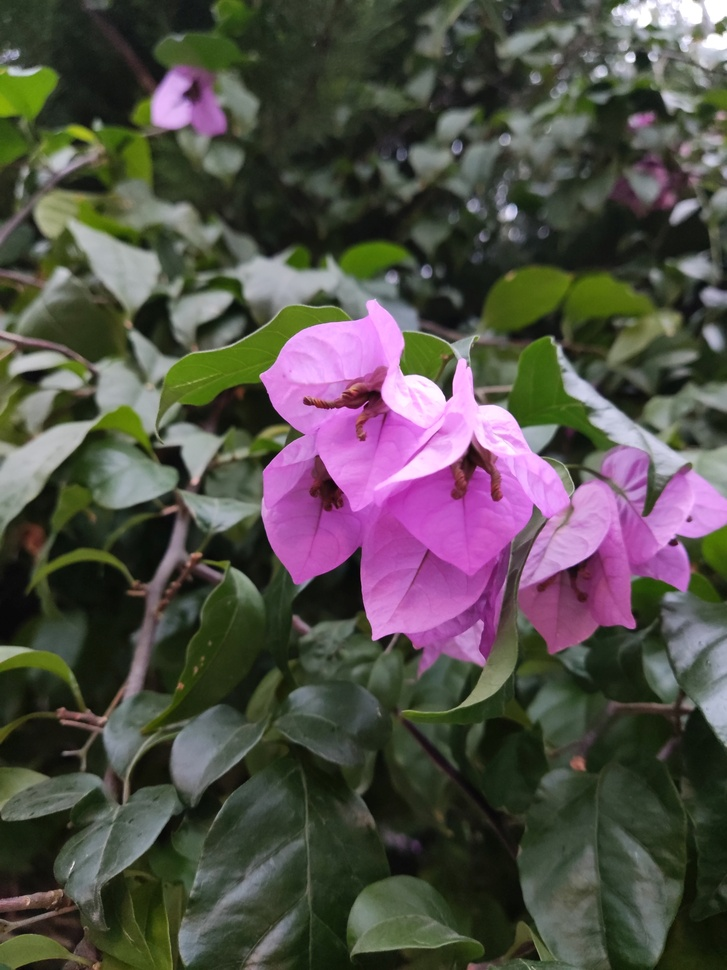
#> input picture test/data/enhancement/Flowers.jpg, 727 x 970 px, shrunk from 1500 x 2000 before the run
$ python color_changer.py
#> lines starting #> are read from the running program, lines starting #| are printed output that depends on the picture; after the words box and inside, x2 and y2 are one past the last pixel; in counts of white or black regions, pixels touching at a corner belong together
### enhancement/colors.py
import numpy as np


def change_color(hsv_img, input_color_range, output_color):
    h = hsv_img[:, :, 0]
    ''' taking the position of all pixels having the given color '''
    color_mask = np.logical_and(h >= input_color_range[0], h <= input_color_range[1])
    ''' changing color '''
    h[color_mask] = output_color
    ''' returning positions '''
    return color_mask

### enhancement/filters.py
import numpy as np
import cv2
from scipy import signal
import math


def apply_excluded_boxFilter_lib(img, filter_size, exclude_mask):
    '''  copying pixels that are not going to be filtered '''
    excluded_pixels = img[exclude_mask].copy()
    '''  creating the box filter '''
    filter = np.ones(filter_size) / (filter_size[0] * filter_size[1])
    '''  applying filter on image '''
    result = cv2.filter2D(img, -1, filter)
    ''' changing back the pixels we have copied '''
    result[exclude_mask] = excluded_pixels
    return result


# [65 lines left out: functions convolve_colors, gaussianKernel, kernel_img, laplacian, ideal_highpass_filter, apply_fourier_mul and 1 more, not called in this run]

### test/color_changer.py
import numpy as np
import cv2
import matplotlib.pyplot as plt
from enhancement import colors, filters

'''  input and output paths  '''
input_path = 'data/enhancement/Flowers.jpg'
output_path = 'outputs/color_changer_res.jpg'

''' Defining Color ranges in HSV space '''
pink_range = np.array([130, 180])
yellow_color = 25

'''   Reading image from local drive  '''
img = cv2.imread(input_path)
#> img is the input picture: shape (970, 727, 3); mean B, G, R 73.7, 79, 83

'''  Converting image from BGR to HSV , in order to work on H channel  '''
hsv_img = cv2.cvtColor(img, cv2.COLOR_BGR2HSV)
#> hsv_img: shape (970, 727, 3); mean H, S, V 65.4, 84.7, 91.2

'''  Changing pink colors to yellow  '''
color_mask = colors.change_color(hsv_img, pink_range, yellow_color)
#> in change_color, `h = hsv_img[:, :, 0]`:
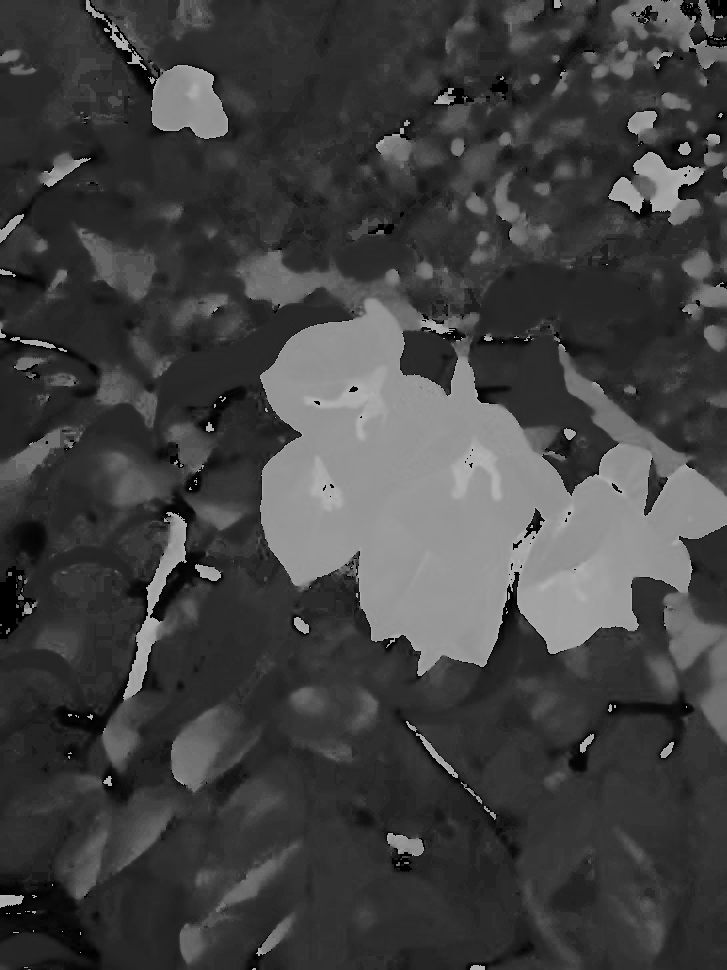
#> h: shape (970, 727); min 0, max 179, mean 65.4
#> in change_color, `color_mask = np.logical_and(h >= input_color_range[0], h <= input_colo..`:
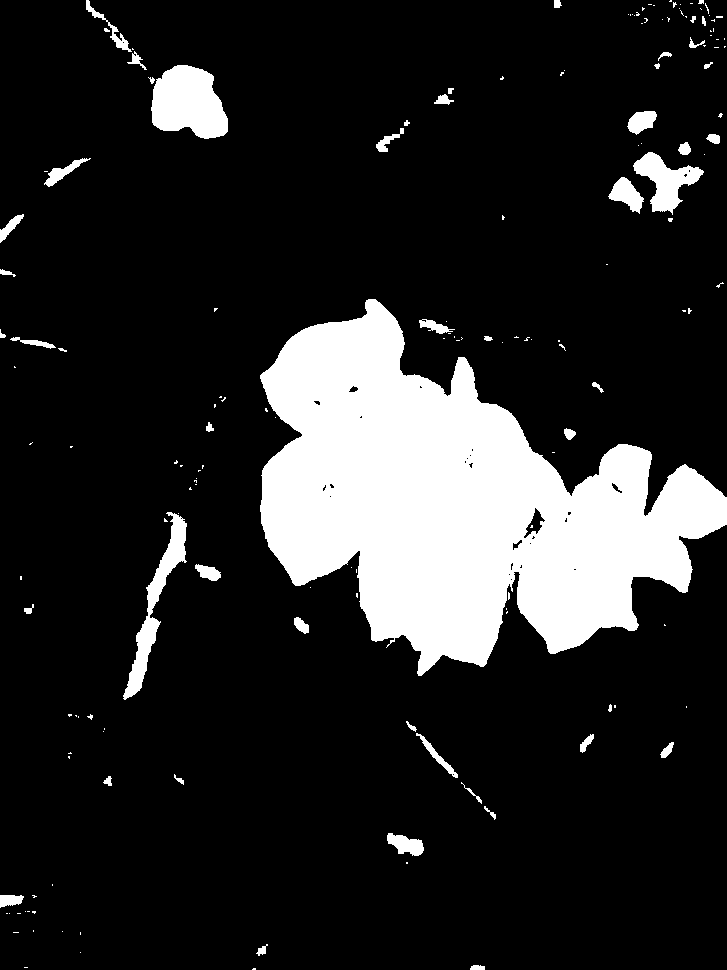
#> color_mask: shape (970, 727) bool; 15.4% white; 166 white regions (116 under 20 px), largest, box (x1, y1, x2, y2) and area: (260, 299, 727, 676) 93215, (151, 65, 228, 139) 4212, (123, 512, 187, 700) 2652
#> in change_color, `h[color_mask] = output_color`:
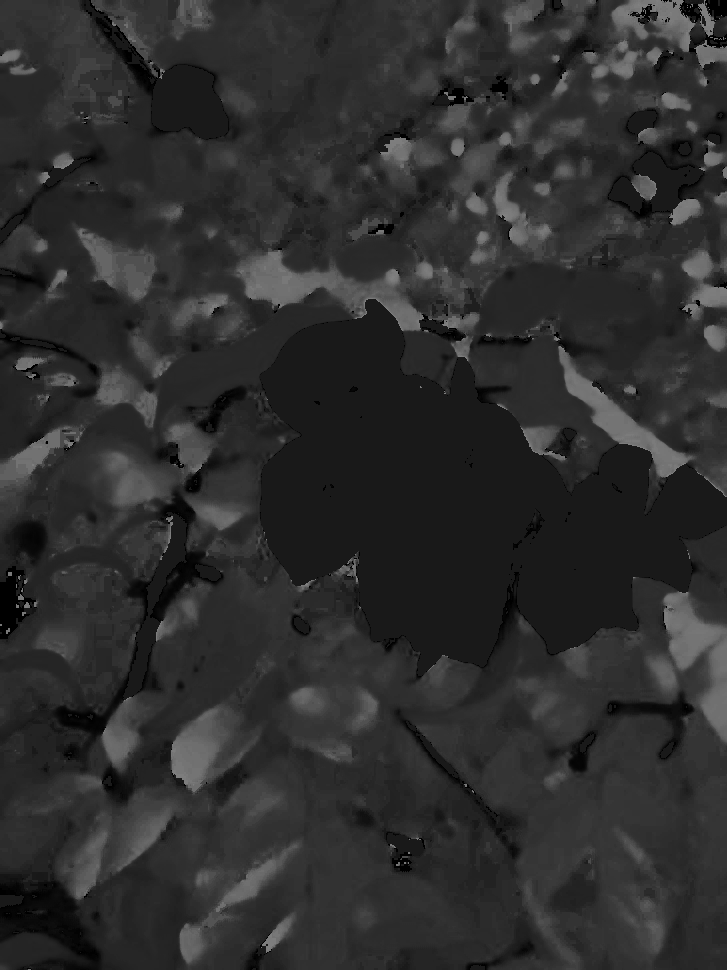
#> h: shape (970, 727); 15.42% of pixels changed, all inside (x1, y1, x2, y2) = (0, 0, 727, 970)
#> hsv_img: shape (970, 727, 3); mean H, S, V 45.7, 84.7, 91.2

'''  Applying filter  '''
filter_size = (31, 31)
result = cv2.cvtColor(hsv_img, cv2.COLOR_HSV2BGR)
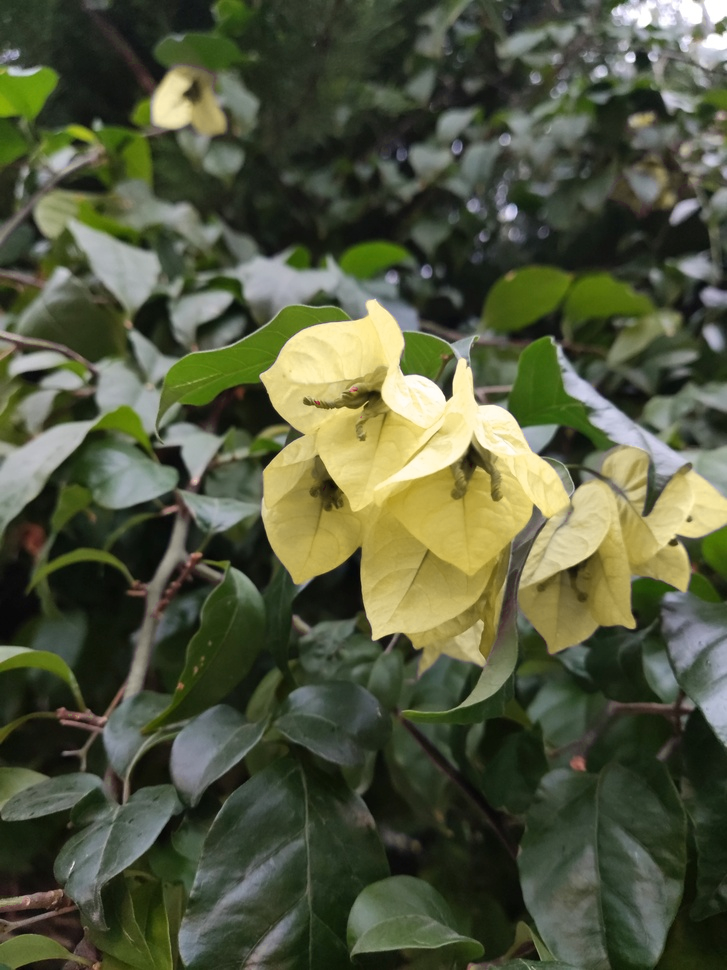
#> result: shape (970, 727, 3); mean B, G, R 63, 88.3, 83
result = filters.apply_excluded_boxFilter_lib(result, filter_size, color_mask)
#> in apply_excluded_boxFilter_lib, `result = cv2.filter2D(img, -1, filter)`:
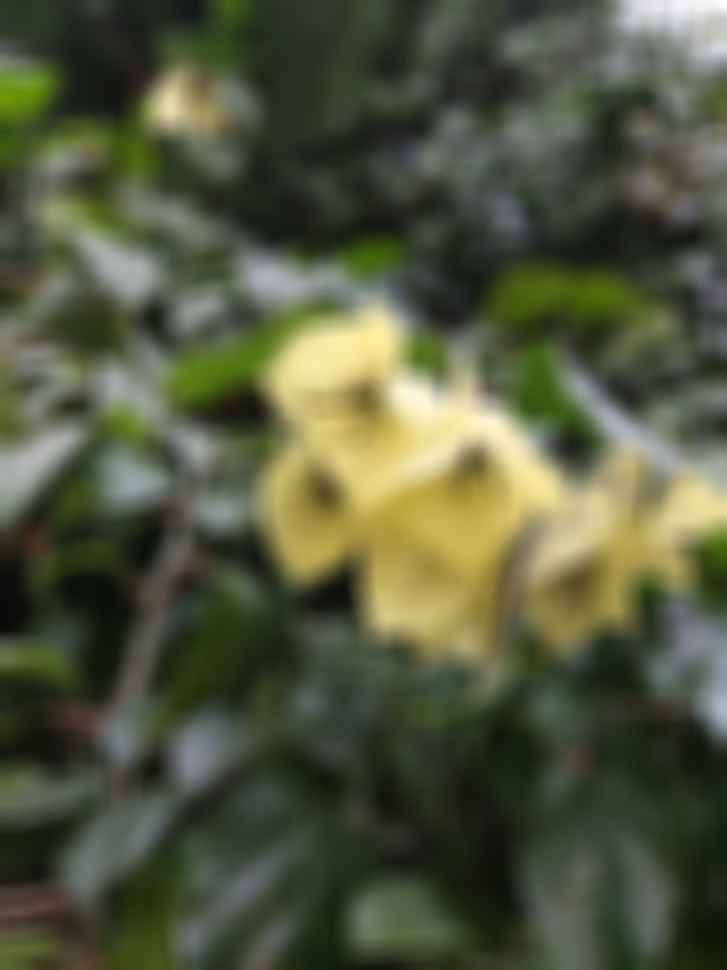
#> result: shape (970, 727, 3); mean B, G, R 63, 88.3, 83
#> in apply_excluded_boxFilter_lib, `result[exclude_mask] = excluded_pixels`:
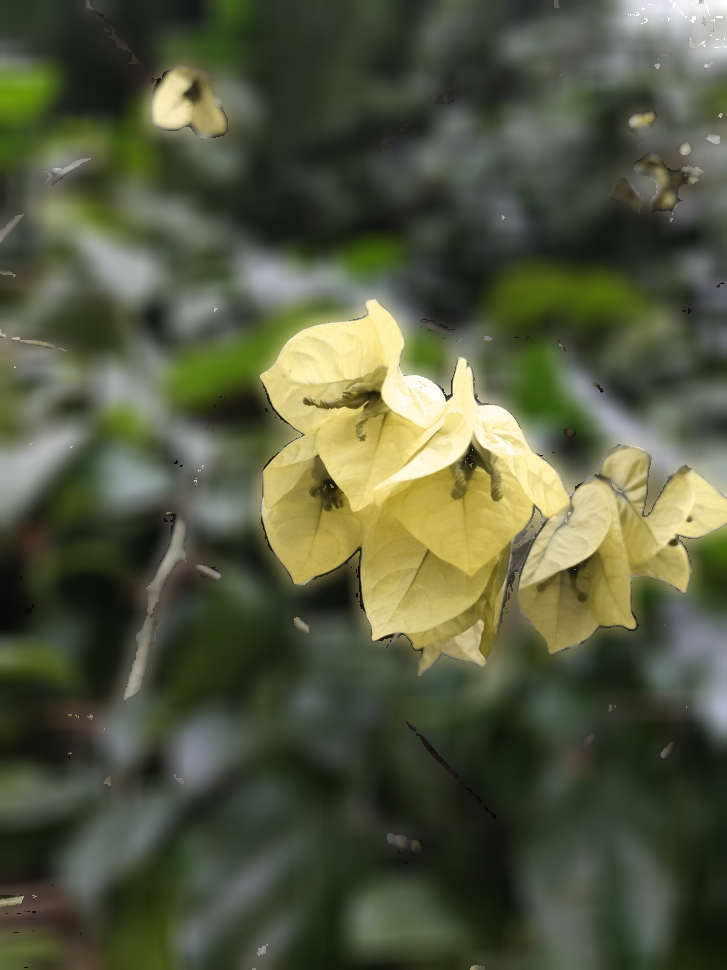
#> result: shape (970, 727, 3); 15.39% of pixels changed, all inside (x1, y1, x2, y2) = (0, 0, 727, 970)
cv2.imwrite(output_path,result)

$ run again, with test/data/enhancement/Pink.jpg copied over test/data/enhancement/Flowers.jpg
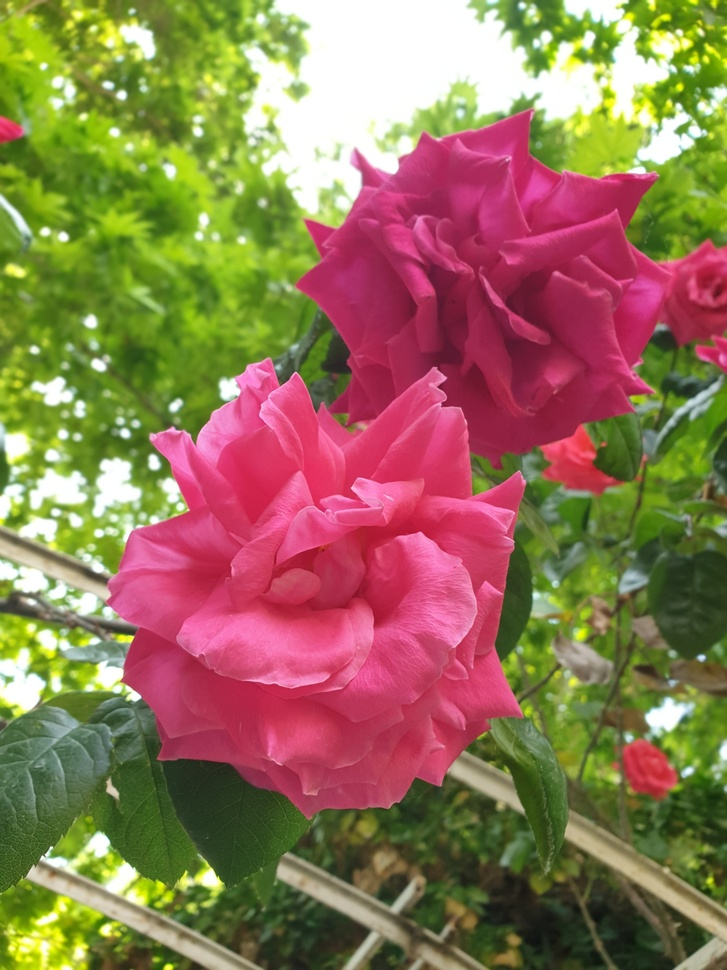
#> input picture test/data/enhancement/Pink.jpg, 727 x 970 px, shrunk from 1512 x 2016 before the run
#> img is the input picture: shape (970, 727, 3); mean B, G, R 85.2, 117.6, 146.5
#> in change_color, `color_mask = np.logical_and(h >= input_color_range[0], h <= input_colo..`:
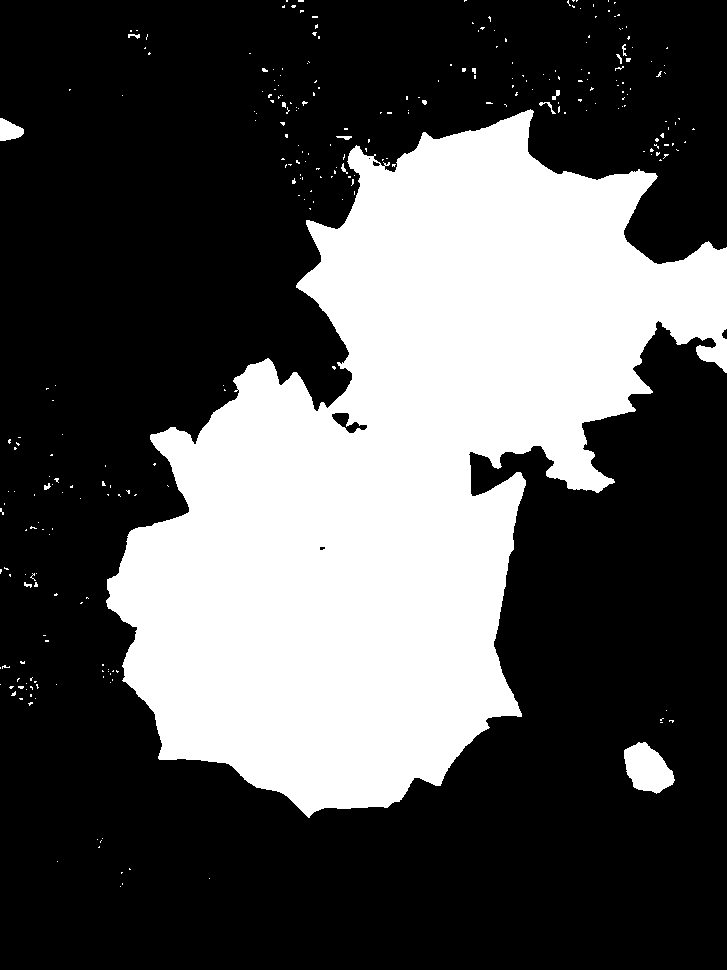
#> color_mask: shape (970, 727) bool; 32.7% white; 285 white regions (270 under 20 px), largest, box (x1, y1, x2, y2) and area: (106, 109, 727, 818) 226519, (624, 742, 675, 794) 1754, (0, 118, 24, 141) 379
#> in apply_excluded_boxFilter_lib, `result[exclude_mask] = excluded_pixels`:
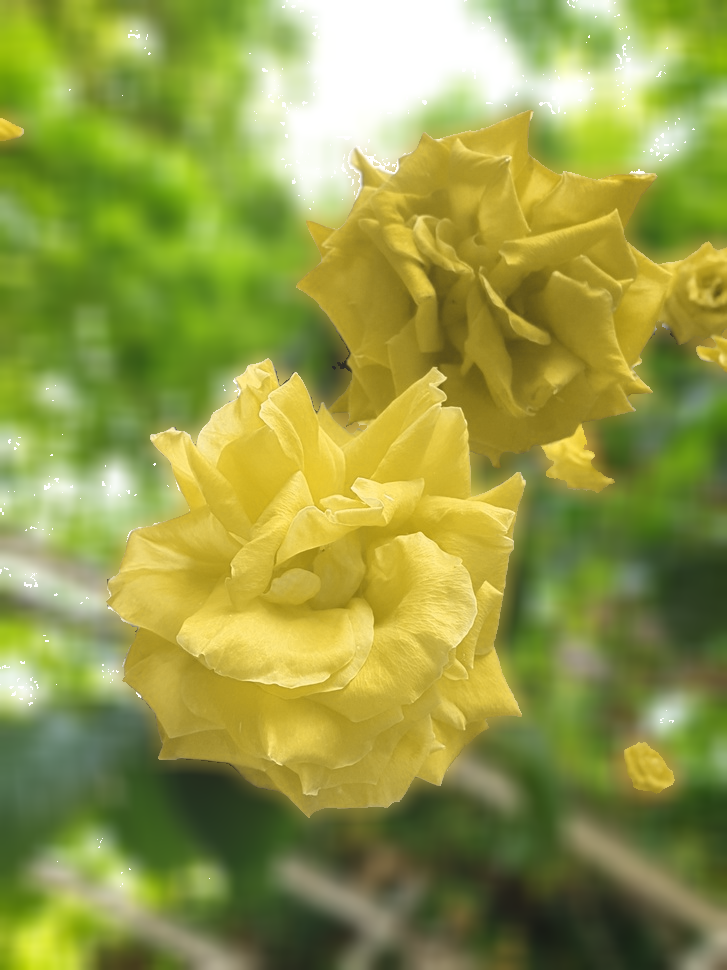
#> result: shape (970, 727, 3); mean B, G, R 71.4, 154, 147.6
